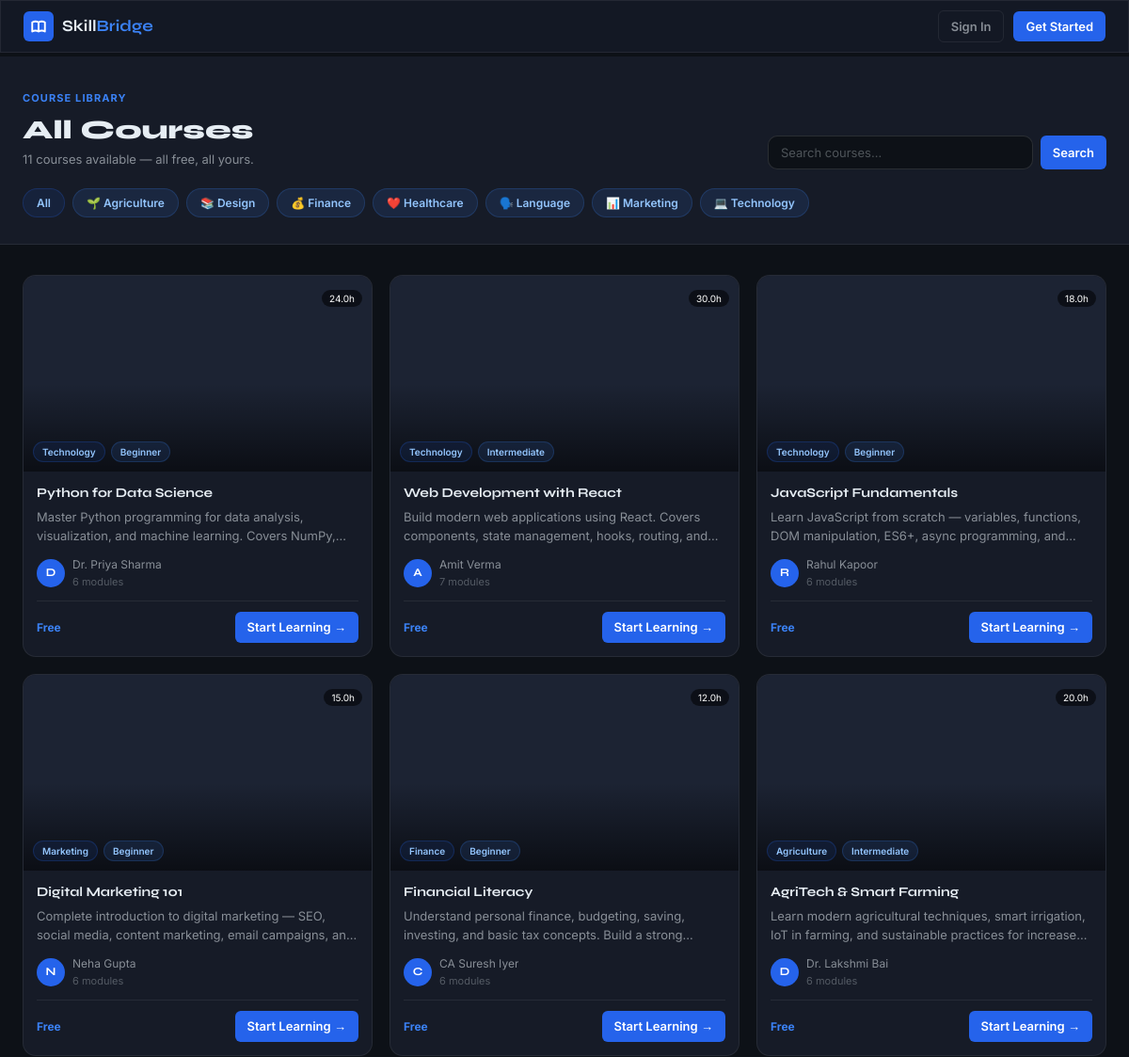
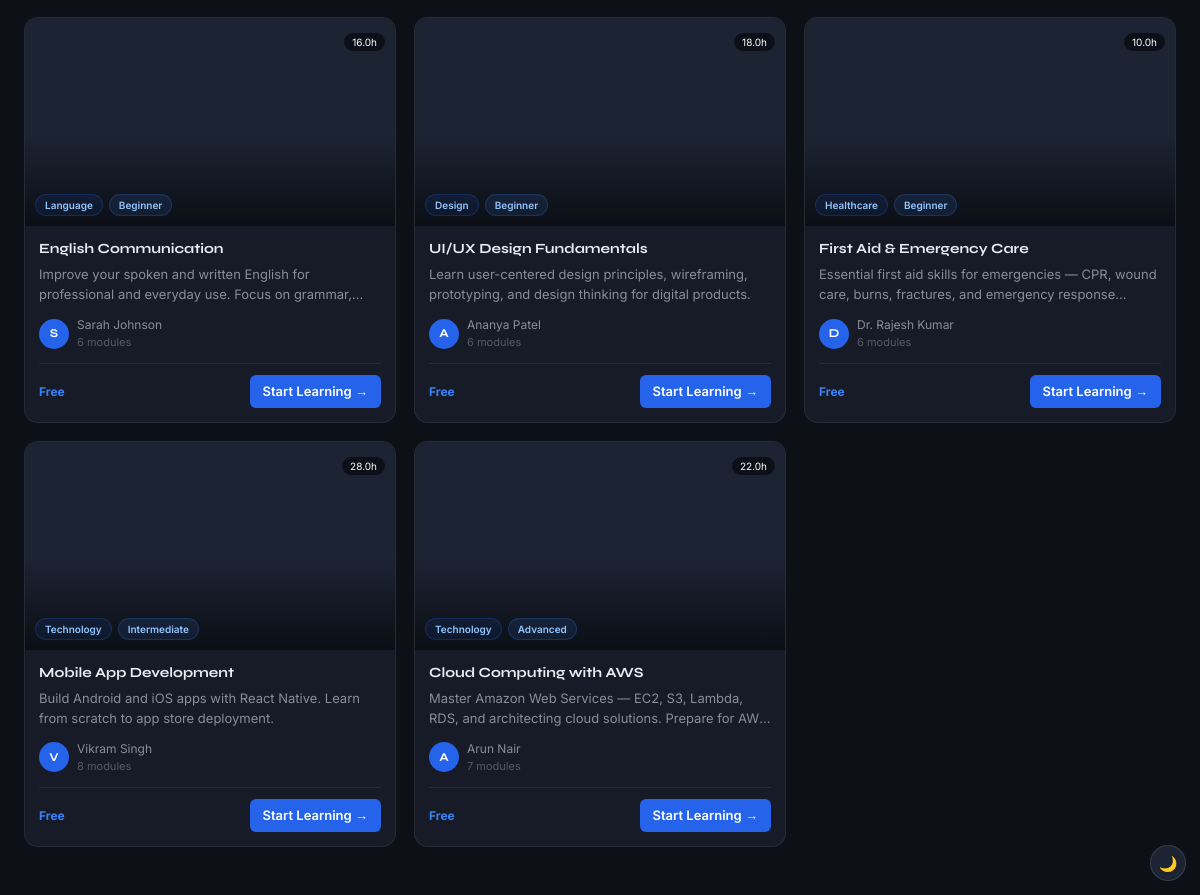
Screenshot of /courses with the database file from the repository (2 pictures, top to bottom).
### skillbridge/models.py (models this page shows)
class Course(db.Model):
    __tablename__ = "courses"
    id           = db.Column(db.Integer, primary_key=True)
    title        = db.Column(db.String(200), nullable=False)
    description  = db.Column(db.Text, nullable=False)
    category     = db.Column(db.String(80), nullable=False, index=True)
    level        = db.Column(db.String(40), default="Beginner")
    duration_hrs = db.Column(db.Float, default=10.0)
    instructor   = db.Column(db.String(120), default="SkillBridge Faculty")
    thumbnail    = db.Column(db.String(300), default="")
    youtube_id   = db.Column(db.String(20), default="")
    modules      = db.Column(db.Text, default="[]")
    enrollments  = db.relationship("Enrollment", back_populates="course", lazy="dynamic",
                                   cascade="all, delete-orphan")
    def get_modules(self):
        try:
            return json.loads(self.modules)
        except Exception:
            return []

### skillbridge/blueprints/main.py (the view)
@bp.route("/courses")
def courses():
    category = request.args.get("category", "")
    q        = Course.query
    if category:
        q = q.filter_by(category=category)
    all_courses = q.all()
    categories  = db.session.query(Course.category).distinct().all()
    search_q = request.args.get("q", "")
    return render_template("courses.html", courses=all_courses,
                           categories=[c[0] for c in categories],
                           selected_category=category, search_q=search_q)

### templates/courses.html (shortened to what this page needs)
{% extends "base.html" %}
{% block content %}
<nav class="topbar glass" style="border-bottom:1px solid var(--border);">
  <div class="topbar-inner">
    <a href="/" class="logo">
      <div class="logo-icon"></div>
      <span class="logo-text">Skill<span>Bridge</span></span>
    </a>
    <div style="display:flex;align-items:center;gap:10px;">
      {% if current_user.is_authenticated %}
      <a href="/dashboard" class="btn btn-ghost btn-sm">Dashboard</a>
      <a href="/logout" style="font-size:13px;color:var(--text-faint);">Logout</a>
      {% else %}
      <a href="/login" class="btn btn-ghost btn-sm">Sign In</a>
      <a href="/register" class="btn btn-primary btn-sm">Get Started</a>
      {% endif %}
    </div>
  </div>
</nav>
<div style="padding-top:60px;min-height:100vh;background:var(--bg);">
  <div style="background:var(--bg-card);border-bottom:1px solid var(--border);">
    <div class="container" style="padding-top:36px;padding-bottom:28px;">
      <div style="display:flex;align-items:flex-end;justify-content:space-between;gap:20px;flex-wrap:wrap;margin-bottom:20px;">
        <div>
          <p style="font-size:11px;font-weight:700;text-transform:uppercase;letter-spacing:0.1em;color:var(--brand-light);margin-bottom:8px;">Course Library</p>
          <h1 style="font-size:28px;font-weight:800;margin-bottom:4px;">All Courses</h1>
          <p style="font-size:13px;color:var(--text-muted);">{{ courses|length }} courses available — all free, all yours.</p>
        </div>
        <form action="/courses" method="get" style="display:flex;gap:8px;width:100%;max-width:360px;">
          <input name="q" value="{{ search_q }}" placeholder="Search courses…" class="input" style="font-size:13px;"/>
          <button class="btn btn-primary btn-sm" style="flex-shrink:0;">Search</button>
        </form>
      </div>
      <div style="display:flex;flex-wrap:wrap;gap:8px;">
        <a href="/courses" class="badge {% if not selected_category %}badge-brand{% else %}badge-blue{% endif %}" style="padding:5px 14px;font-size:12px;cursor:pointer;">All</a>
        {% set cat_icons = {"Technology":"💻","Marketing":"📊","Finance":"💰","Agriculture":"🌱","Language":"🗣️","Healthcare":"❤️"} %}
        {% for cat in categories %}
        <a href="/courses?category={{ cat }}" class="badge {% if selected_category==cat %}badge-brand{% else %}badge-blue{% endif %}" style="padding:5px 14px;font-size:12px;cursor:pointer;">
          {{ cat_icons.get(cat,'📚') }} {{ cat }}
        </a>
        {% endfor %}
      </div>
    </div>
  </div>
  <div class="container" style="padding-top:32px;padding-bottom:48px;">
    {% if courses %}
    <div class="grid-3">
      {% for course in courses %}
      <div class="card course-card">
        <div class="course-thumb">
          <div class="course-thumb-overlay"></div>
          <div style="position:absolute;bottom:10px;left:10px;display:flex;gap:6px;">
            <span class="badge badge-brand" style="font-size:10px;">{{ course.category }}</span>
            <span class="badge badge-blue" style="font-size:10px;">{{ course.level }}</span>
          </div>
          <div style="position:absolute;top:10px;right:10px;">
            <span style="background:rgba(0,0,0,0.55);backdrop-filter:blur(6px);color:#fff;font-size:10px;padding:3px 8px;border-radius:99px;">{{ course.duration_hrs }}h</span>
          </div>
        </div>
        <div class="course-body">
          <h3 class="course-title">{{ course.title }}</h3>
          <p class="course-desc">{{ course.description }}</p>
          <div class="course-meta">
            <div class="avatar avatar-sm">{{ course.instructor[0] }}</div>
            <div style="min-width:0;">
              <p style="font-size:12px;color:var(--text-muted);white-space:nowrap;overflow:hidden;text-overflow:ellipsis;">{{ course.instructor }}</p>
              <p style="font-size:11px;color:var(--text-faint);">{{ course.get_modules()|length }} modules</p>
            </div>
          </div>
          <div class="course-footer">
            <span style="font-size:12px;font-weight:700;color:var(--brand-light);">Free</span>
            <a href="/learn/{{ course.id }}" class="btn btn-primary btn-sm">Start Learning →</a>
          </div>
        </div>
      </div>
      {% endfor %}
    </div>
    {% endif %}
  </div>
</div>
{% endblock %}

### templates/base.html (shortened to what this page needs)
<!DOCTYPE html>
<html lang="{{ lang | default('en') }}" id="html-root">
<head>
  <link rel="stylesheet" href="{{ url_for('static', filename='css/style.css') }}"/>
</head>
<body>
  <div class="a11y-bar" role="toolbar" aria-label="Accessibility controls">
    <button class="a11y-btn" onclick="toggleDark()" id="dark-toggle" aria-label="Toggle dark/light mode" title="Toggle theme">
      <span id="dark-icon">🌙</span>
    </button>
  </div>
  <main id="main-content" tabindex="-1">
    {% block content %}{% endblock %}
  </main>
</body>
</html>

### rows the page displays
Course: category "Technology", level "Beginner", duration_hrs "24.0", title "Python for Data Science", description "Master Python programming for data analysis, visualization, and machine learning. Covers…", instructor "D", instructor "Dr. Priya Sharma", get_modules|length "6"
Course: category "Technology", level "Intermediate", duration_hrs "30.0", title "Web Development with React", description "Build modern web applications using React. Covers components, state management, hooks, routing,…", instructor "A", instructor "Amit Verma", get_modules|length "7"
Course: category "Technology", level "Beginner", duration_hrs "18.0", title "JavaScript Fundamentals", description "Learn JavaScript from scratch — variables, functions, DOM manipulation, ES6+, async programming,…", instructor "R", instructor "Rahul Kapoor", get_modules|length "6"
Course: category "Marketing", level "Beginner", duration_hrs "15.0", title "Digital Marketing 101", description "Complete introduction to digital marketing — SEO, social media, content marketing, email campaigns,…", instructor "N", instructor "Neha Gupta", get_modules|length "6"
Course: category "Finance", level "Beginner", duration_hrs "12.0", title "Financial Literacy", description "Understand personal finance, budgeting, saving, investing, and basic tax concepts. Build a…", instructor "C", instructor "CA Suresh Iyer", get_modules|length "6"
Course: category "Agriculture", level "Intermediate", duration_hrs "20.0", title "AgriTech & Smart Farming", description "Learn modern agricultural techniques, smart irrigation, IoT in farming, and sustainable practices for…", instructor "D", instructor "Dr. Lakshmi Bai", get_modules|length "6"
Course: category "Language", level "Beginner", duration_hrs "16.0", title "English Communication", description "Improve your spoken and written English for professional and everyday use. Focus on…", instructor "S", instructor "Sarah Johnson", get_modules|length "6"
Course: category "Design", level "Beginner", duration_hrs "18.0", title "UI/UX Design Fundamentals", description "Learn user-centered design principles, wireframing, prototyping, and design thinking for digital products.", instructor "A", instructor "Ananya Patel", get_modules|length "6"
Course: category "Healthcare", level "Beginner", duration_hrs "10.0", title "First Aid & Emergency Care", description "Essential first aid skills for emergencies — CPR, wound care, burns, fractures, and emergency…", instructor "D", instructor "Dr. Rajesh Kumar", get_modules|length "6"
Course: category "Technology", level "Intermediate", duration_hrs "28.0", title "Mobile App Development", description "Build Android and iOS apps with React Native. Learn from scratch to app store deployment.", instructor "V", instructor "Vikram Singh", get_modules|length "8"
Course: category "Technology", level "Advanced", duration_hrs "22.0", title "Cloud Computing with AWS", description "Master Amazon Web Services — EC2, S3, Lambda, RDS, and architecting cloud solutions. Prepare for…", instructor "A", instructor "Arun Nair", get_modules|length "7"

### other values shown
{{ courses|length }} "11"
{{ cat_icons.get(cat,'📚') }} "🌱" "📚" "💰" "❤️" "🗣️" "📊" "💻"
{{ cat }} "Agriculture" "Design" "Finance" "Healthcare" "Language" "Marketing" "Technology"
